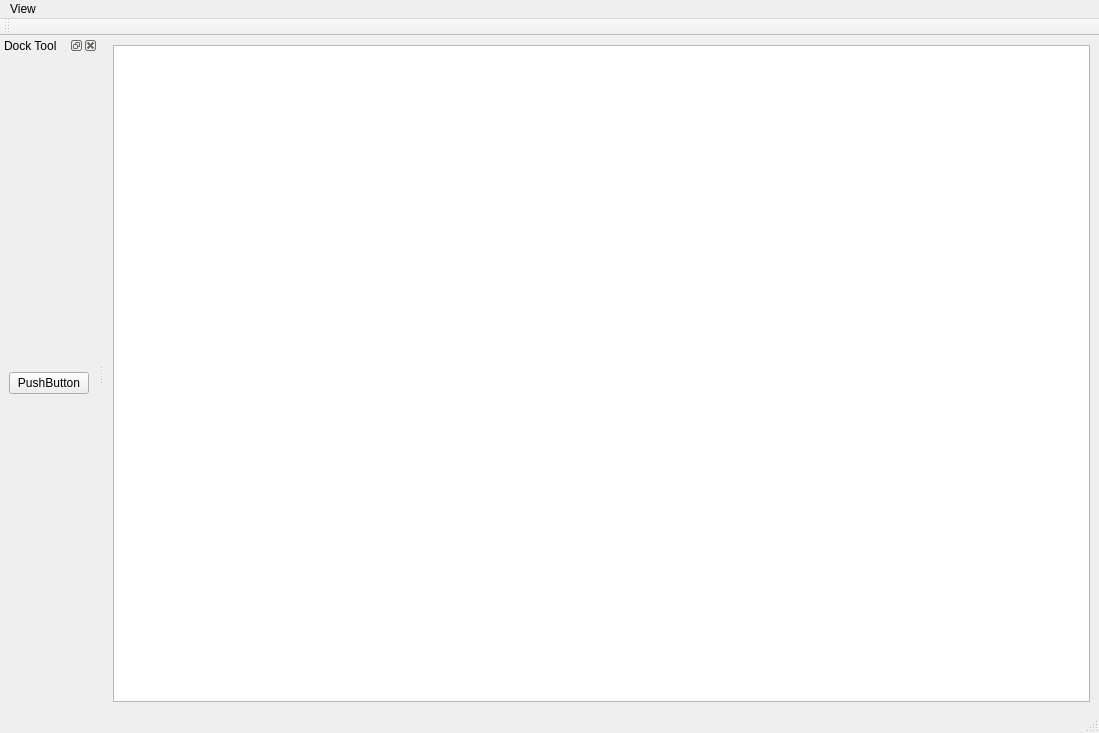
<?xml version="1.0" encoding="UTF-8"?>
<ui version="4.0">
 <class>main_window</class>
 <widget class="QMainWindow" name="main_window">
  <property name="geometry">
   <rect>
    <x>0</x>
    <y>0</y>
    <width>1099</width>
    <height>733</height>
   </rect>
  </property>
  <property name="windowTitle">
   <string>MainWindow</string>
  </property>
  <widget class="QWidget" name="centralwidget">
   <layout class="QGridLayout" name="gridLayout">
    <item row="0" column="0">
     <widget class="UINetView" name="ui_net_view">
      <property name="accessibleName">
       <string/>
      </property>
     </widget>
    </item>
   </layout>
  </widget>
  <widget class="QMenuBar" name="menubar">
   <property name="geometry">
    <rect>
     <x>0</x>
     <y>0</y>
     <width>1099</width>
     <height>23</height>
    </rect>
   </property>
   <widget class="QMenu" name="menu_view">
    <property name="title">
     <string>View</string>
    </property>
    <addaction name="action_tool_dock"/>
   </widget>
   <addaction name="menu_view"/>
  </widget>
  <widget class="QStatusBar" name="statusbar"/>
  <widget class="QToolBar" name="toolBar">
   <property name="windowTitle">
    <string>toolBar</string>
   </property>
   <attribute name="toolBarArea">
    <enum>TopToolBarArea</enum>
   </attribute>
   <attribute name="toolBarBreak">
    <bool>false</bool>
   </attribute>
  </widget>
  <widget class="QDockWidget" name="dock_tool">
   <property name="statusTip">
    <string/>
   </property>
   <property name="windowTitle">
    <string>Dock Tool</string>
   </property>
   <attribute name="dockWidgetArea">
    <number>1</number>
   </attribute>
   <widget class="QWidget" name="dockWidgetContents">
    <layout class="QGridLayout" name="gridLayout_2">
     <item row="0" column="0">
      <widget class="QPushButton" name="pushButton">
       <property name="text">
        <string>PushButton</string>
       </property>
      </widget>
     </item>
    </layout>
   </widget>
  </widget>
  <action name="action_tool_dock">
   <property name="checkable">
    <bool>false</bool>
   </property>
   <property name="checked">
    <bool>false</bool>
   </property>
   <property name="text">
    <string>Tool Dock</string>
   </property>
  </action>
 </widget>
 <customwidgets>
  <customwidget>
   <class>UINetView</class>
   <extends>QGraphicsView</extends>
   <header>visualizer.ui_net</header>
   <slots>
    <slot>buttonSlot()</slot>
   </slots>
  </customwidget>
 </customwidgets>
 <resources/>
 <connections>
  <connection>
   <sender>action_tool_dock</sender>
   <signal>triggered()</signal>
   <receiver>dock_tool</receiver>
   <slot>show()</slot>
   <hints>
    <hint type="sourcelabel">
     <x>72</x>
     <y>35</y>
    </hint>
    <hint type="destinationlabel">
     <x>46</x>
     <y>372</y>
    </hint>
   </hints>
  </connection>
  <connection>
   <sender>pushButton</sender>
   <signal>clicked()</signal>
   <receiver>ui_net_view</receiver>
   <slot>buttonSlot()</slot>
   <hints>
    <hint type="sourcelabel">
     <x>54</x>
     <y>389</y>
    </hint>
    <hint type="destinationlabel">
     <x>182</x>
     <y>400</y>
    </hint>
   </hints>
  </connection>
 </connections>
</ui>
